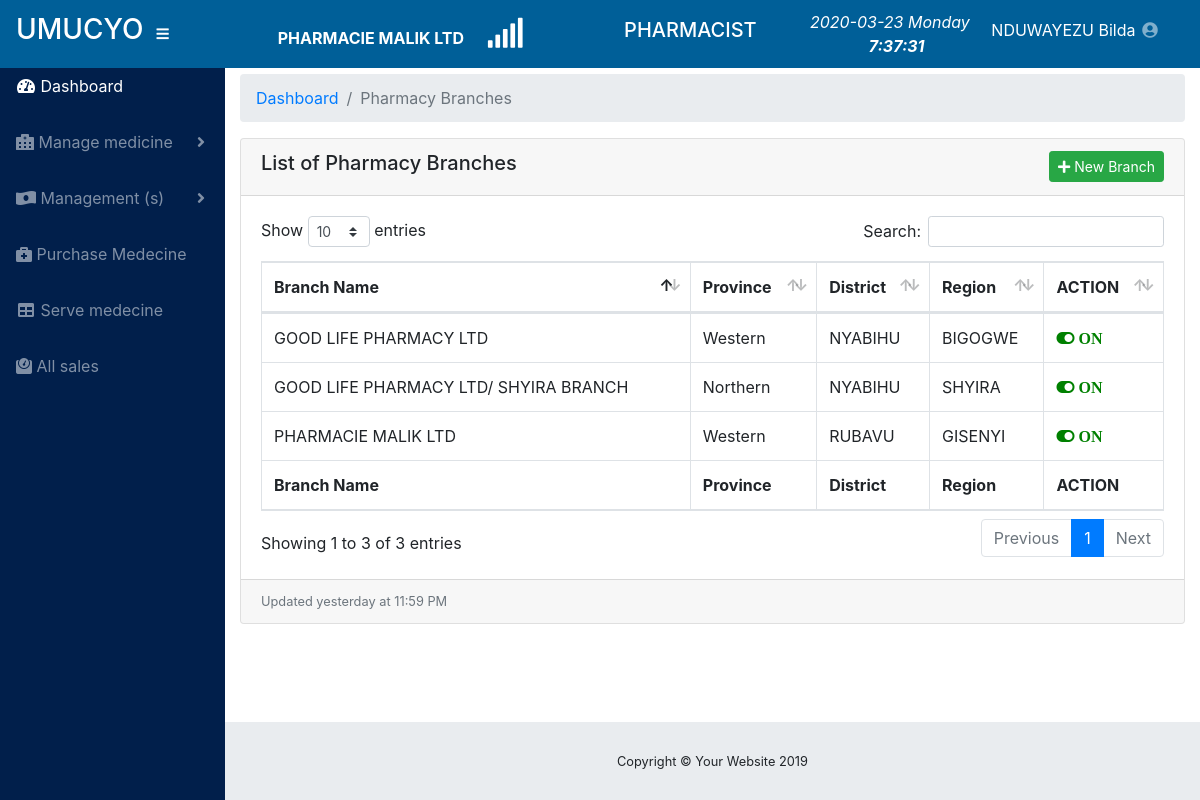
Page /pharmacy_branch.php (signed in) on the committed database.
### tables this page shows
CREATE TABLE `phar_branch` (
  `branch_ID` int(11) NOT NULL,
  `branch_name` varchar(60) NOT NULL,
  `institution_code` varchar(45) NOT NULL,
  `branch_province` varchar(60) NOT NULL,
  `brannch_district` varchar(60) NOT NULL,
  `branch_region` varchar(60) NOT NULL,
  `inserted_user` varchar(60) NOT NULL,
  `inserted_date` date NOT NULL,
  `branch_status` enum('0','1') NOT NULL DEFAULT '0'
);

CREATE TABLE `user_role` (
  `role_id` int(11) NOT NULL,
  `role_name` varchar(45) NOT NULL,
  `institution_code` varchar(45) NOT NULL,
  `reg_date` date NOT NULL
);

### pharmacy_branch.php (the view, shortened to what this page needs)
<?php
    include('includes/head_tag.php');
?>
</head>
<body id="page-top">
  <?php include('includes/menu.php'); ?>
    <div id="content-wrapper" style="">
      <div class="container-fluid">
        <ol class="breadcrumb">
          <li class="breadcrumb-item">
            <a href="home">Dashboard</a>
          </li>
          <li class="breadcrumb-item active">Pharmacy Branches </li>
        </ol>
  <div class="card mb-3">
    <div class="card-header">
      <button type="button" class="btn btn-success btn-sm" data-toggle="modal" data-target="#myModal"style="float: right;">
        <i class="fas fa-plus"></i>
            New Branch
      </button>
      <h5>List of Pharmacy Branches</h5>
      </div>
    <div class="card-body">
      <div class="table-responsive">
        <table class="table table-bordered" id="dataTable" cellspacing="0">
          <thead>
                <tr>
                    <th>Branch Name</th>
                    <th>Province</th>
                    <th>District</th>
                    <th>Region</th>
                    <th>ACTION</th>
                </tr>
          </thead>
          <tfoot>
                <tr>
                    <th>Branch Name</th>
                    <th>Province</th>
                    <th>District</th>
                    <th>Region</th>
                    <th>ACTION</th>
                </tr>
          </tfoot>
          <tbody style="padding: 0px;">
            <?php
                $sql = "SELECT * FROM `phar_branch`WHERE institution_code ='$_SESSION[institution_code]'";
                $query = $conn->query($sql);
                while($row = $query->fetch_assoc()){
                  $branch_ID        = $row['branch_ID'];
                  $branch_name      = $row['branch_name'];
                  $branch_province  = $row['branch_province'];
                  $brannch_district = $row['brannch_district'];
                  $branch_region    = $row['branch_region'];
                  $branch_status    =  $row['branch_status'];
                  if ($branch_status == '0') {
                    $status = "OFF";
                    $user_status_view = "fa-toggle-off ";
                    $st = "color: red;";
                    $user_ = 1;
                }
                  else {
                    $status = "ON";
                    $user_status_view = "fa-toggle-on";
                    $st = "color: green;";
                     $user_ = 0;
                    }
            ?>
            <tr>
              <td>
                <?php echo $branch_name; ?>
              </td>
              <td>
                <?php echo $branch_province; ?>
              </td>
              <td>
                <?php echo $brannch_district; ?>
              </td>
              <td>
                <?php echo $branch_region; ?>
              </td>
              <td>
                <a href="action_page.php?branch_status&status=<?php echo $user_;?>&&branch_ID=<?php echo $branch_ID; ?>">
                    <i class="fa <?php echo $user_status_view; ?>" style="<?php echo $st; ?>"> <?php echo $status; ?></i>
                </a>
              </td>
            </tr>
        </div>
			<?php }  ?>
    </div>
            </div>
          </div>
          <div class="card-footer small text-muted">Updated yesterday at 11:59 PM</div>
      <footer class="sticky-footer">
        <div class="container my-auto">
          <div class="copyright text-center my-auto">
            <span>Copyright © Your Website 2019</span>
          </div>
        </div>
      </footer>
</body>
</html>

### includes/menu.php (shortened to what this page needs)
<?php
include('includes/config.php');
$sql_priv = "SELECT * FROM `user_privilegies` WHERE role_id ='$_SESSION[role_id]'";
$result = $conn->query($sql_priv);
$rows = $result->fetch_assoc();
$sql_role = "SELECT * FROM `user_role` WHERE role_id ='$_SESSION[role_id]'";
$result = $conn->query($sql_role);
$row_roleName = $result->fetch_assoc();
$role_name = $row_roleName['role_name'];
$sql = "SELECT * FROM `phar_branch` WHERE branch_ID = '$_SESSION[branch]'";
$result = $conn->query($sql);
$row = $result->fetch_object();
$branch_name = $row->branch_name;
?>
<nav class="navbar navbar-expand navbar-dark navbar-fixed-top fixed-top" style="background-color: #005f98; margin-bottom: auto;" >
    <a class="navbar-brand mr-1" href="home">
      <h3>UMUCYO</h3>
    </a>
    <button class="btn btn-link btn-sm text-white order-1 order-sm-0" id="sidebarToggle" href="#">
      <i class="fas fa-bars"></i>
    </button>
    <a  href="" id=""  aria-expanded="false">
          <span style="color: #FFF;margin-left:100px;"><b><?php echo $branch_name; ?></b>
            &nbsp;&nbsp;&nbsp;&nbsp;<i id="demo"></i></span>
        </a>
<h5 style="margin-left: 100px; color: #fff;"><?php echo $role_name; ?></h5>
    <div class="d-none d-md-inline-block form-inline ml-auto mr-0 mr-md-3 my-2 my-md-0">
    <ul class="navbar-nav ml-auto ml-md-0 my-2 my-md-0">
             <i class="" style="color: #FFF;">
        <?php echo date("Y-m-d")."  ". date("l"); ?>&nbsp;&nbsp;&nbsp;
      <strong><label id="timer"></label></strong>
      </i>
      <li class="nav-item dropdown no-arrow">
        <a class="nav-link dropdown-toggle" href="#" id="userDropdown" role="button" data-toggle="dropdown" aria-haspopup="true" aria-expanded="false">
          <span style="color: #FFF;"><?php echo $_SESSION['first_name']." ".$_SESSION['last_name']; ?></span>
          <i class="fas fa-user-circle fa-fw"></i>
        </a>
      </li>
    </ul>
  </div>
  </nav>
  <br><br>
<div id="wrapper" style="margin-top: 10px;" >
    <ul class="sidebar navbar-nav"style="background-color: #011f4b;">
      <li class="nav-item active">
        <a class="nav-link" href="home">
          <i class="fas fa-fw fa-tachometer-alt"></i>
          <span>Dashboard</span>
        </a>
      </li>
      <?php if($_SESSION['role_id']== 1){ ?>
      <li class="nav-item">
        <a class="nav-link" href="phar_institution">
        <i class="fas fa-fw fa-table"></i>
          <span>System Backup</span></a>
      </li>
      <li class="nav-item">
        <a class="nav-link" href="phar_institution">
        <i class="fas fa-fw fa-table"></i>
          <span>Pharmacy Institution</span></a>
      </li>
      <?php } if($rows['acc_privilegie']== 1 || $_SESSION['role_id']== 1){ ?>
      <li class="nav-item">
        <a class="nav-link" href="pharmacy_privilegie">
        <i class="fas fa-fw fa-table"></i>
          <span>Access Right</span></a>
      </li>
      <?php } if($rows['acc_medecine']== 1 || $_SESSION['role_id']== 1){ ?>
      <li class="nav-item dropdown">
        <a class="nav-link dropdown-toggle" href="#" id="pagesDropdown" role="button" data-toggle="dropdown" aria-haspopup="true" aria-expanded="false">
          <i class="fas fa-hospital-alt"></i>
          <span>Manage medicine</span>
        </a>
        </li>
      <?php } if($rows['acc_management']== 1 || $_SESSION['role_id']== 1){ ?>
          <li class="nav-item dropdown">
        <a class="nav-link dropdown-toggle" href="#" id="pagesDropdown" role="button" data-toggle="dropdown" aria-haspopup="true" aria-expanded="false">
          <i class="fas fa-money-bill-wave-alt"></i>
          <span>Management (s)</span>
        </a>
      </li>
      <?php  } if($rows['acc_purchased']== 1 || $_SESSION['role_id']== 1){ ?>
      <li class="nav-item">
        <a class="nav-link" href="medecine_purchase">
        <i class="fas fa-briefcase-medical"></i>
          <span>Purchase Medecine</span></a>
      </li>
      <?php } if($rows['acc_to_serve']== 1 || $_SESSION['role_id']== 1){ ?>
      <li class="nav-item">
        <a class="nav-link" href="medecine">
        <i class="fas fa-fw fa-table"></i>
          <span>Serve medecine</span></a>
      </li>
      <?php } if($rows['acc_branches']== 1 || $_SESSION['role_id']== 1){ ?>
      <?php } if($rows['acc_all_served']== 1 || $_SESSION['role_id']== 1){ ?>
      <li class="nav-item">
        <a class="nav-link" href="all_sales">
          <i class="fas fa-weight"></i>
          <span>All sales</span></a>
      </li>
      <?php } if($rows['acc_manager_report']== 1 || $_SESSION['role_id']== 1){ ?>
      <li class="nav-item">
        <a class="nav-link" href="financialreport">
          <i class="fas fa-file"></i>
          <span>Reporting</span></a>
      </li>
      <?php } if($rows['acc_pharmacy_user']== 1 || $_SESSION['role_id']== 1){ ?>
     <li class="nav-item">
        <a class="nav-link" href="pharmacy_users">
          <i class="fas fa-users"></i>
          <span>Staff</span>
        </a>
      </li>
      <?php } if($rows['acc_transaction']== 1 || $_SESSION['role_id']== 1){ ?>
      <li class="nav-item">
        <a class="nav-link" href="checkout">
          <i class="fas fa-users"></i>
          <span>TRANSACTION</span>
        </a>
      </li>
      <?php }  ?>
    </ul>

### rows in the picture
phar_branch: branch_name "PHARMACIE MALIK LTD", branch_province "Western", brannch_district "RUBAVU", branch_region "GISENYI", branch_status "ON"
user_role: role_name "PHARMACIST"
phar_branch: branch_name "GOOD LIFE PHARMACY LTD", branch_province "Western", brannch_district "NYABIHU", branch_region "BIGOGWE", branch_status "ON"
phar_branch: branch_name "GOOD LIFE PHARMACY LTD/ SHYIRA BRANCH", branch_province "Northern", brannch_district "NYABIHU", branch_region "SHYIRA", branch_status "ON"

### other values in the picture
$_SESSION['first_name'] "NDUWAYEZU"
$_SESSION['last_name'] "Bilda"
